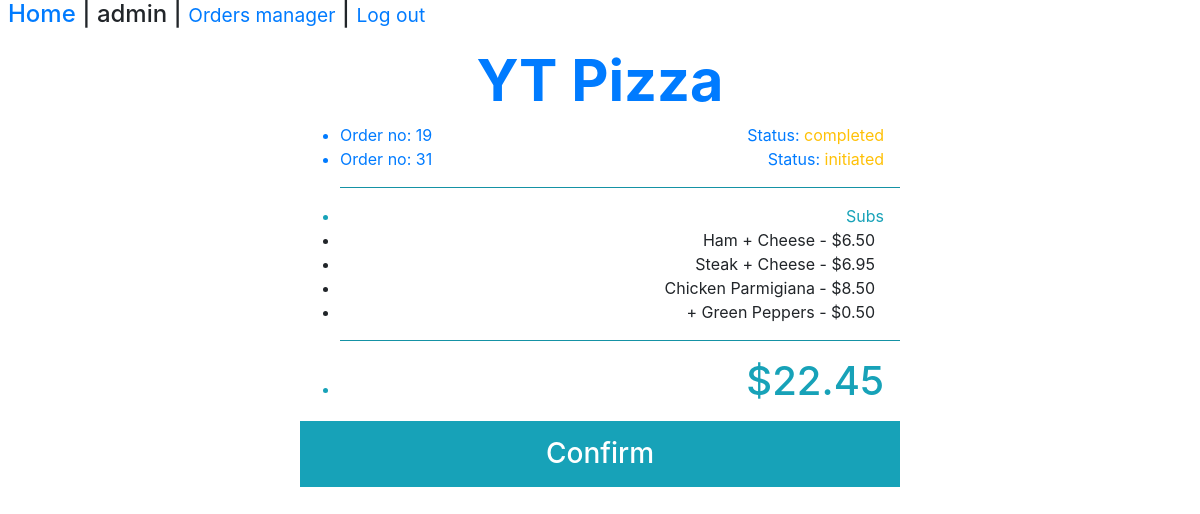
The app's page /my_orders/31 (signed in) with its own data.
### orders/models.py (models this page shows, shortened)
class User_order(models.Model):
    user=models.ForeignKey(User,on_delete=models.CASCADE)
    order_number=models.IntegerField(default=0)
    topping_allowance=models.IntegerField(default=0)
    status=models.CharField(max_length=64,default='initiated')

class Order2(models.Model):
    user=models.ForeignKey(User,on_delete=models.CASCADE)
    number=models.IntegerField()
    category=models.CharField(max_length=64,null=True)
    name=models.CharField(max_length=64)
    price=models.DecimalField(max_digits=4,decimal_places=2)
    def __str__(self):
        return f"{self.name} - ${self.price} "

### orders/views.py (the view)
# urls.py: path("my_orders/<str:order_number>", views.my_orders, name="my_orders"),
def my_orders(request,order_number):
    context = {
        "Checkout":Order2.objects.filter(user=request.user,number=order_number),
        "Checkout_category":Order2.objects.filter(user=request.user,number=order_number).values_list('category').distinct(),
        "Total":list(Order2.objects.filter(user=request.user,number=order_number).aggregate(Sum('price')).values())[0],
        "user":request.user,
        "Category": Category.objects.all(),
        "Order_number":order_number,
        "All_orders":User_order.objects.filter(user=request.user),
        "Status":User_order.objects.get(user=request.user,order_number=order_number).status
    }
    return render(request,"my_orders.html",context)

### orders/templates/my_orders.html (shortened to what this page needs)
<!DOCTYPE html>
<html style="height:100%">
<head>
    {% load static %}
    <link rel="stylesheet" href="https://stackpath.bootstrapcdn.com/bootstrap/4.3.1/css/bootstrap.min.css">
    <link rel="stylesheet" href="https://maxcdn.bootstrapcdn.com/bootstrap/4.1.3/css/bootstrap.min.css">
</head>
<body style="height:100%">
    {% if Category %}
    <div id='username'>
      <h4 class='px-2' ><a href="{% url 'index' %}"> Home </a> |
            {{user.username}} |
            {% if user.is_superuser %}
            <small><a href="{% url 'orders_manager' user Order_number %}">Orders manager</a></small> |
            {% endif %}
            <small><a href="{% url 'logout' %}"> Log out&nbsp;</a></small>
        </h4>
    </div>
    {% endif %}
    <p style="font-size:360%;" class='text-center m-0 font-weight-bold'><a href="{% url 'index' %}">YT Pizza</a></p>
    <div id='my_orders_container' class='w-50 mx-auto'>
        <div class=' text-left pr-3'>
            <ul >
                {% for number in All_orders%}
                <a href="{% url 'my_orders' number.order_number %}"><li ><span>Order no: {{number.order_number}}</span><span class='float-right'>Status: <span class='text-warning'>{{number.status}}</span></span></li></a>
                {% endfor %}
            </ul>
        </div>
        <ul>
            <hr class='bg-info'>
            {% for check_cat in Checkout_category %}
                <li class='text-info text-right pr-3'>{{check_cat|cut:"("|cut:")"|cut:","|cut:"'"}}</li>
                {% for row in Checkout %}
                {% if row.category == check_cat|cut:"("|cut:")"|cut:","|cut:"'"  %}
                <li class='pr-3 text-right'>{{row}}&nbsp;</li>
                {% endif %}
                {% endfor %}
            {% endfor %}
            <hr class='bg-info'>
            <li class='text-info text-right pr-3 '><h1><small class='text-white'>Total</small> ${{Total|floatformat:2}}</h1></li>
        </ul>
        {% if Status == 'initiated' and Total %}
        <a id='confirm_order'  href="{% url 'confirmed' Order_number %}"><div class='bg-info w-100 text-center text-white'><h3 class='p-3'>Confirm</h3></div></a>
        {% endif %}
    </div>
</body>
</html>

### records on screen
User_order: order_number "19", status "completed"
User_order: order_number "31", status "initiated"
Order2: name+price "Ham + Cheese - $6.50"
Order2: name+price "Steak + Cheese - $6.95"
Order2: name+price "Chicken Parmigiana - $8.50"
Order2: name+price "+ Green Peppers - $0.50"

### other values on screen
{{ user.username }} "admin"
{{ check_cat|cut:"("|cut:")"|cut:","|cut:"'" }} "Subs"
{{ Total|floatformat:2 }} "22.45"
